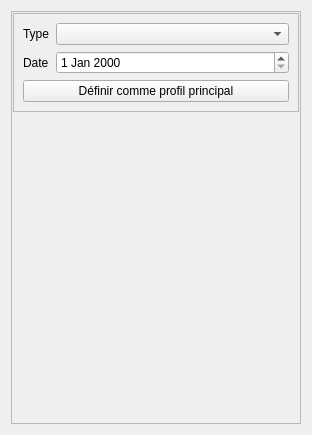
<?xml version="1.0" encoding="UTF-8"?>
<ui version="4.0">
 <class>Form</class>
 <widget class="QWidget" name="Form">
  <property name="geometry">
   <rect>
    <x>0</x>
    <y>0</y>
    <width>312</width>
    <height>435</height>
   </rect>
  </property>
  <property name="windowTitle">
   <string>Form</string>
  </property>
  <layout class="QVBoxLayout" name="verticalLayout_2">
   <item>
    <widget class="QFrame" name="frame_2">
     <property name="frameShape">
      <enum>QFrame::StyledPanel</enum>
     </property>
     <property name="frameShadow">
      <enum>QFrame::Raised</enum>
     </property>
     <layout class="QVBoxLayout" name="verticalLayout">
      <property name="margin">
       <number>1</number>
      </property>
      <item>
       <widget class="QFrame" name="frame">
        <property name="frameShape">
         <enum>QFrame::StyledPanel</enum>
        </property>
        <property name="frameShadow">
         <enum>QFrame::Raised</enum>
        </property>
        <layout class="QFormLayout" name="formLayout_4">
         <property name="fieldGrowthPolicy">
          <enum>QFormLayout::AllNonFixedFieldsGrow</enum>
         </property>
         <item row="0" column="0">
          <widget class="QLabel" name="label_3">
           <property name="text">
            <string>Type</string>
           </property>
          </widget>
         </item>
         <item row="0" column="1">
          <widget class="QComboBox" name="comboBox_type"/>
         </item>
         <item row="1" column="0">
          <widget class="QLabel" name="label">
           <property name="text">
            <string>Date</string>
           </property>
          </widget>
         </item>
         <item row="1" column="1">
          <widget class="QDateEdit" name="dateEdit"/>
         </item>
         <item row="2" column="0" colspan="2">
          <widget class="QPushButton" name="pushButton_setasdefault">
           <property name="text">
            <string>Définir comme profil principal</string>
           </property>
          </widget>
         </item>
        </layout>
       </widget>
      </item>
      <item>
       <widget class="QStackedWidget" name="stackedWidget">
        <property name="currentIndex">
         <number>0</number>
        </property>
        <widget class="QWidget" name="page">
         <layout class="QVBoxLayout" name="verticalLayout_4" stretch="">
          <property name="margin">
           <number>3</number>
          </property>
         </layout>
        </widget>
        <widget class="QWidget" name="page_3">
         <layout class="QHBoxLayout" name="horizontalLayout"/>
        </widget>
        <widget class="QWidget" name="page_2">
         <layout class="QVBoxLayout" name="verticalLayout_7">
          <property name="margin">
           <number>3</number>
          </property>
         </layout>
        </widget>
       </widget>
      </item>
     </layout>
    </widget>
   </item>
  </layout>
 </widget>
 <resources/>
 <connections/>
</ui>
